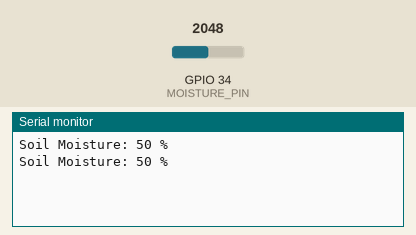
The sketch below on a simulated ESP32. On the bench: the last lines printed to the serial monitor. The test bench sets the inputs (shaded band); at power-on: GPIO 34 (MOISTURE_PIN) = 2048.

Above: at 1.8 s.
1.9 s: GPIO 34 (MOISTURE_PIN) set to 2866
At 2.5 s:
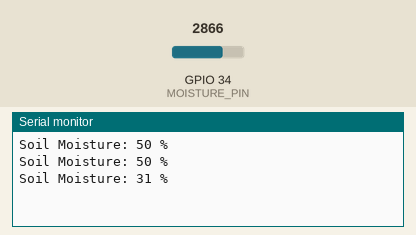
3.4 s: GPIO 34 (MOISTURE_PIN) set to 3603
At 4.8 s:
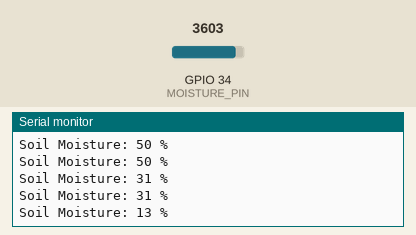
Timing chart, 0 to 6.4 s (numbered marks = the images above; inputs shaded):
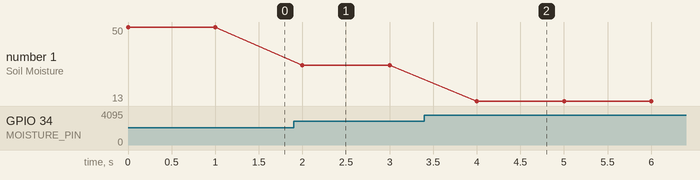

Measured:
- after the input at 1.9 s, the serial monitor: prints a new line after 0.10 s (image 1)
- after the input at 3.4 s, the serial monitor: prints a new line after 0.60 s (image 2)
- plotted number 1: 50 → 31 after the input at 1.9 s, 31 → 13 after the input at 3.4 s

The sketch:

Soilmoisture_Sensor.ino
```cpp
#define MOISTURE_PIN 34  // Analog pin connected to soil moisture sensor

void setup() {
  Serial.begin(9600);  // Start serial Monitor communication
}

void loop() {
  int sensorValue = analogRead(MOISTURE_PIN);  // Read analog value (0–4095)

  // Convert raw value to percentage (0 = wet, 4095 = dry)
  int moisturePercent = map(sensorValue, 0, 4095, 100, 0);

  Serial.print("Soil Moisture: ");
  Serial.print(moisturePercent);
  Serial.println(" %");

  delay(1000);
}
```
